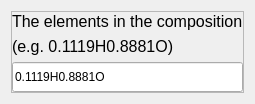
                      <widget class="QWidget" name="page_a_composition">
                       <layout class="QVBoxLayout" name="verticalLayout_10">
                        <item alignment="Qt::AlignTop">
                         <widget class="QFrame" name="frame_6">
                          <property name="frameShape">
                           <enum>QFrame::StyledPanel</enum>
                          </property>
                          <property name="frameShadow">
                           <enum>QFrame::Raised</enum>
                          </property>
                          <layout class="QVBoxLayout" name="verticalLayout_11">
                           <property name="leftMargin">
                            <number>0</number>
                           </property>
                           <property name="topMargin">
                            <number>0</number>
                           </property>
                           <property name="rightMargin">
                            <number>0</number>
                           </property>
                           <property name="bottomMargin">
                            <number>0</number>
                           </property>
                           <item alignment="Qt::AlignTop">
                            <widget class="QLabel" name="label_8eg">
                             <property name="sizePolicy">
                              <sizepolicy hsizetype="Preferred" vsizetype="Minimum">
                               <horstretch>0</horstretch>
                               <verstretch>0</verstretch>
                              </sizepolicy>
                             </property>
                             <property name="font">
                              <font>
                               <pointsize>12</pointsize>
                              </font>
                             </property>
                             <property name="text">
                              <string>The elements in the composition</string>
                             </property>
                            </widget>
                           </item>
                           <item alignment="Qt::AlignTop">
                            <widget class="QLabel" name="label_8">
                             <property name="sizePolicy">
                              <sizepolicy hsizetype="Preferred" vsizetype="Minimum">
                               <horstretch>0</horstretch>
                               <verstretch>0</verstretch>
                              </sizepolicy>
                             </property>
                             <property name="font">
                              <font>
                               <pointsize>12</pointsize>
                              </font>
                             </property>
                             <property name="text">
                              <string>(e.g. 0.1119H0.8881O)</string>
                             </property>
                            </widget>
                           </item>
                           <item alignment="Qt::AlignTop">
                            <widget class="QLineEdit" name="Lneacomposition">
                             <property name="sizePolicy">
                              <sizepolicy hsizetype="Expanding" vsizetype="Minimum">
                               <horstretch>0</horstretch>
                               <verstretch>0</verstretch>
                              </sizepolicy>
                             </property>
                             <property name="minimumSize">
                              <size>
                               <width>0</width>
                               <height>30</height>
                              </size>
                             </property>
                             <property name="text">
                              <string>0.1119H0.8881O</string>
                             </property>
                             <property name="placeholderText">
                              <string/>
                             </property>
                            </widget>
                           </item>
                          </layout>
                         </widget>
                        </item>
                       </layout>
                      </widget>
